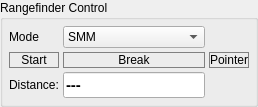
           <widget class="QGroupBox" name="groupLrfControl">
            <property name="minimumSize">
             <size>
              <width>0</width>
              <height>90</height>
             </size>
            </property>
            <property name="maximumSize">
             <size>
              <width>16777215</width>
              <height>130</height>
             </size>
            </property>
            <property name="title">
             <string>Rangefinder Control</string>
            </property>
            <layout class="QGridLayout" name="gridLayout_5">
             <property name="leftMargin">
              <number>6</number>
             </property>
             <property name="topMargin">
              <number>6</number>
             </property>
             <property name="rightMargin">
              <number>6</number>
             </property>
             <property name="bottomMargin">
              <number>6</number>
             </property>
             <property name="spacing">
              <number>4</number>
             </property>
             <item row="0" column="1">
              <widget class="QComboBox" name="comboMeasurementMode">
               <property name="sizePolicy">
                <sizepolicy hsizetype="Preferred" vsizetype="Preferred">
                 <horstretch>0</horstretch>
                 <verstretch>0</verstretch>
                </sizepolicy>
               </property>
               <item>
                <property name="text">
                 <string>SMM</string>
                </property>
               </item>
               <item>
                <property name="text">
                 <string>CMM 1Hz</string>
                </property>
               </item>
               <item>
                <property name="text">
                 <string>CMM 4Hz</string>
                </property>
               </item>
               <item>
                <property name="text">
                 <string>CMM 10Hz</string>
                </property>
               </item>
              </widget>
             </item>
             <item row="1" column="0">
              <widget class="QPushButton" name="start_range_b">
               <property name="sizePolicy">
                <sizepolicy hsizetype="Minimum" vsizetype="Preferred">
                 <horstretch>0</horstretch>
                 <verstretch>0</verstretch>
                </sizepolicy>
               </property>
               <property name="styleSheet">
                <string notr="true">QPushButton {
    background-color: none; /* Дефолтний колір */
    border: none;
    color: black;
    border-left: 1px solid gray;
    border-right: 1px solid gray;
	border-top:1px solid gray;
    border-bottom: 1px solid gray;
}

QPushButton:hover {
    background-color: rgba(0, 0, 0, 0.1); /* Легке затемнення при наведенні */
}

QPushButton:checked {
    background-color: rgb(130, 170, 90); /* Зелений при натисканні */
    border-left: 1px solid rgb(110, 144, 76);
    border-right: 1px solid rgb(110, 144, 76);
    border-bottom: 1px solid rgb(110, 144, 76);
	border-top: 1px solid rgb(110, 144, 76);
    color: white;
}

QPushButton:checked:hover {
    background-color: rgb(138, 181, 96); /* Світліший зелений при наведенні в активному стані */
}
</string>
               </property>
               <property name="text">
                <string>Start</string>
               </property>
              </widget>
             </item>
             <item row="2" column="1">
              <widget class="QLineEdit" name="range_out">
               <property name="sizePolicy">
                <sizepolicy hsizetype="Preferred" vsizetype="Preferred">
                 <horstretch>0</horstretch>
                 <verstretch>0</verstretch>
                </sizepolicy>
               </property>
               <property name="font">
                <font>
                 <pointsize>11</pointsize>
                 <bold>true</bold>
                </font>
               </property>
               <property name="text">
                <string>---</string>
               </property>
              </widget>
             </item>
             <item row="0" column="0">
              <widget class="QLabel" name="labelMeasurementMode">
               <property name="text">
                <string>Mode</string>
               </property>
              </widget>
             </item>
             <item row="1" column="1">
              <widget class="QPushButton" name="break_range_b">
               <property name="sizePolicy">
                <sizepolicy hsizetype="Minimum" vsizetype="Preferred">
                 <horstretch>0</horstretch>
                 <verstretch>0</verstretch>
                </sizepolicy>
               </property>
               <property name="styleSheet">
                <string notr="true">QPushButton {
    background-color: none; /* Дефолтний колір */
    border: none;
    color: black;
    border-left: 1px solid gray;
    border-right: 1px solid gray;
	border-top:1px solid gray;
    border-bottom: 1px solid gray;
}

QPushButton:hover {
    background-color: rgba(0, 0, 0, 0.1); /* Легке затемнення при наведенні */
}

QPushButton:checked {
    background-color: rgb(130, 170, 90); /* Зелений при натисканні */
    border-left: 1px solid rgb(110, 144, 76);
    border-right: 1px solid rgb(110, 144, 76);
    border-bottom: 1px solid rgb(110, 144, 76);
	border-top: 1px solid rgb(110, 144, 76);
    color: white;
}

QPushButton:checked:hover {
    background-color: rgb(138, 181, 96); /* Світліший зелений при наведенні в активному стані */
}
</string>
               </property>
               <property name="text">
                <string>Break</string>
               </property>
              </widget>
             </item>
             <item row="1" column="2">
              <widget class="QPushButton" name="pointer_b">
               <property name="styleSheet">
                <string notr="true">QPushButton {
    background-color: none; /* Default color */
    border: none;
    color: black;
    border-left: 1px solid gray;
    border-right: 1px solid gray;
    border-top: 1px solid gray;
    border-bottom: 1px solid gray;
}

QPushButton:hover {
    background-color: rgba(0, 0, 0, 0.1); /* Light darkening on hover */
}

QPushButton:checked {
    background-color: rgb(255, 140, 0); /* Orange color when clicked */
    border-left: 1px solid rgb(204, 113, 0);
    border-right: 1px solid rgb(204, 113, 0);
    border-bottom: 1px solid rgb(204, 113, 0);
    border-top: 1px solid rgb(204, 113, 0);
    color: white;
}

QPushButton:checked:hover {
    background-color: rgb(255, 165, 0); /* Lighter orange when hovered in active state */
}
</string>
               </property>
               <property name="text">
                <string>Pointer</string>
               </property>
               <property name="checkable">
                <bool>true</bool>
               </property>
              </widget>
             </item>
             <item row="2" column="0">
              <widget class="QLabel" name="labelDistanceTitle">
               <property name="text">
                <string>Distance:</string>
               </property>
              </widget>
             </item>
            </layout>
           </widget>
